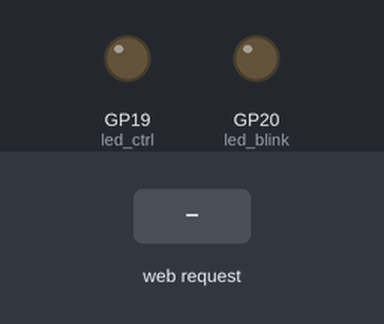
A program run on a simulated Raspberry Pi Pico running MicroPython. On the bench: output pins drawn as LEDs (lit = HIGH). Dashed ring = blinking. The inputs (shaded band) are chosen by the test bench. WiFi joins after 1.5 s; random numbers come from a fixed seed; library files of the repository ran but are not shown: secrets.py; what the program prints to the serial console is not drawn.

Above: at 1.2 s.
1.3 s: HTTP request GET /lighton received
At 1.75 s:
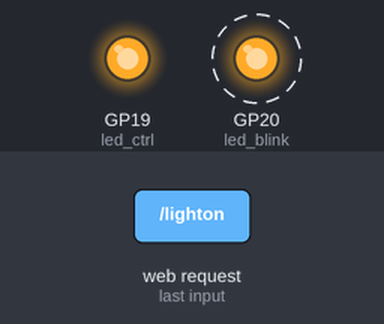
4.3 s: HTTP request GET /lightoff received
At 4.9 s:
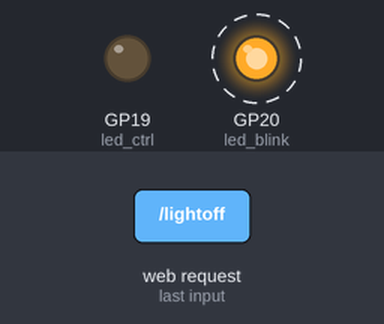
Timing chart, 0 to 13.3 s (numbered marks = the images above; inputs shaded):
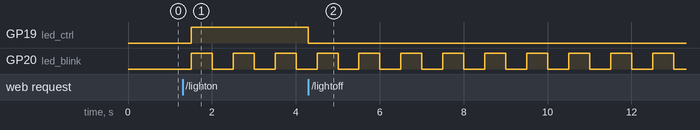

Measured:
- after the input at 1.3 s, GP19 (led_ctrl): LOW → HIGH after 0.21 s
- after the input at 4.3 s, GP19 (led_ctrl): HIGH → LOW at once
- by itself, GP20 (led_blink): alternates HIGH for 0.50 s and LOW for 0.50 s

The program:

Practice_Section_6.4_Asynchronous_Pico_2W_Web_Server_v1.py
```python
# main_async.py – Asynchronous Pico 2W Web Server
import asyncio
import network
import random
from machine import Pin

# ──────────────────────────────────────────────────────────────
# Wi-Fi Credentials
# ──────────────────────────────────────────────────────────────
from secrets import SSID, PASSWORD

# ──────────────────────────────────────────────────────────────
# Hardware Setup
# ──────────────────────────────────────────────────────────────
led_ctrl  = Pin(19, Pin.OUT)   # Controlled from web page
led_blink = Pin(20, Pin.OUT)   # Background blinking LED

# ──────────────────────────────────────────────────────────────
# HTML Web Page Template
# ──────────────────────────────────────────────────────────────
HTML = """<!DOCTYPE html>
<html>
<head>
<title>Pico 2W Web Server</title>
<meta name='viewport' content='width=device-width, initial-scale=1'>
<style>
  body {{font-family: Arial; text-align: center; padding: 20px;}}
  h1 {{color: #006480;}}
  h2 {{color: #E05A00;}}
  button {{
      padding: 14px 28px;
      font-size: 18px;
      margin: 8px;
      border: none;
      border-radius: 8px;
      cursor: pointer;
      color: white;
  }}
  .on  {{background: #4CAF50;}}
  .off {{background: #F44336;}}
  .val {{background: #2196F3;}}
</style>
</head>
<body>
<h1>Pico 2W Asynchronous Web Server</h1>

<h2>LED Control</h2>
<a href="/lighton"><button class="on">Turn ON</button></a>
<a href="/lightoff"><button class="off">Turn OFF</button></a>
<p>LED State: <strong>{state}</strong></p>

<h2>Sensor Value</h2>
<a href="/value"><button class="val">Fetch Value</button></a>
<p>Value: <strong>{value}</strong></p>

</body>
</html>
"""

# Global variables
led_state = 'OFF'
value = 0

# ──────────────────────────────────────────────────────────────
# Task 1: Blink LED Independently
# ──────────────────────────────────────────────────────────────
async def task_blink():
    while True:
        led_blink.toggle()
        await asyncio.sleep(0.5)

# ──────────────────────────────────────────────────────────────
# Task 2: Background Task
# ──────────────────────────────────────────────────────────────
async def task_background():
    counter = 0
    while True:
        counter += 1
        print("Background task tick:", counter)
        await asyncio.sleep(2)

# ──────────────────────────────────────────────────────────────
# Task 3: Handle HTTP Client Requests
# ──────────────────────────────────────────────────────────────
async def handle_client(reader, writer):
    global led_state, value

    try:
        request = await reader.read(1024)
        request = request.decode('utf-8')

        # Parse HTTP request
        if 'GET /lighton' in request:
            led_ctrl.on()
            led_state = 'ON'

        elif 'GET /lightoff' in request:
            led_ctrl.off()
            led_state = 'OFF'

        elif 'GET /value' in request:
            value = random.randint(0, 100)

        # Generate web page
        body = HTML.format(state=led_state, value=value)

        # HTTP response headers
        headers = (
            "HTTP/1.0 200 OK\r\n"
            "Content-Type: text/html\r\n"
            "Content-Length: {}\r\n"
            "Connection: close\r\n"
            "\r\n"
        ).format(len(body))

        # Send response
        writer.write(headers.encode())
        writer.write(body.encode())

        await writer.drain()

    except Exception as e:
        print("Client error:", e)

    finally:
        writer.close()
        await writer.wait_closed()

# ──────────────────────────────────────────────────────────────
# Connect to Wi-Fi
# ──────────────────────────────────────────────────────────────
async def connect_wifi():
    wlan = network.WLAN(network.STA_IF)
    wlan.active(True)

    if wlan.isconnected():
        print("Already connected.")
        return wlan

    print(f"\n🔌 Connecting to Wi-Fi: {SSID}", end="")
    wlan.connect(SSID, PASSWORD)

    timeout = 20
    while not wlan.isconnected() and timeout > 0:
        print(".", end="")
        await asyncio.sleep(0.5)
        timeout -= 1

    print()

    if wlan.isconnected():
        print(f"📡 Wi-Fi: {SSID} ✅ Connected Successfully!")
        print("🌐 IP Address :", wlan.ifconfig()[0])
        print("📡 Subnet Mask:", wlan.ifconfig()[1])
        print("🚪 Gateway    :", wlan.ifconfig()[2])
        print("🧭 DNS Server :", wlan.ifconfig()[3])
        return wlan
    else:
        raise RuntimeError("Wi-Fi connection failed.")

# ──────────────────────────────────────────────────────────────
# Main Program
# ──────────────────────────────────────────────────────────────
async def main():
    # Connect to Wi-Fi

    await connect_wifi()

    # Start background tasks
    asyncio.create_task(task_blink())
    asyncio.create_task(task_background())

    # Start asynchronous web server
    await asyncio.start_server(handle_client, "0.0.0.0", 80)
    print("🌐 Async server listening on port 80")
    print("📱 Open your browser and visit the Pico's IP address.")

    # Keep the event loop running forever
    while True:
        await asyncio.sleep(1)

# Run the event loop
try:
    asyncio.run(main())
except KeyboardInterrupt:
    print("\n🛑 Program stopped by user.")
except Exception as e:
    print("\n❌ Error:", e)
```
